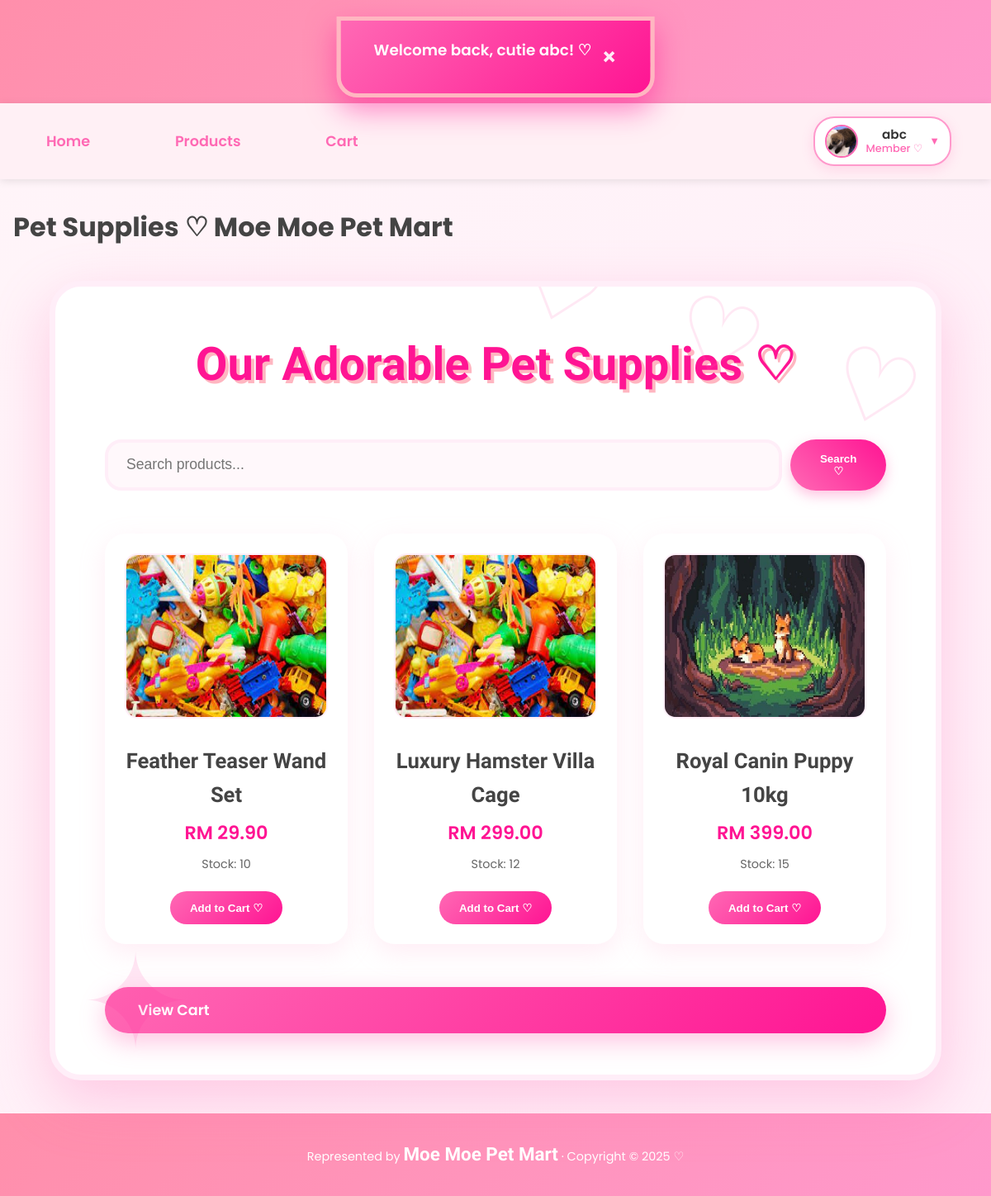
The page /member/products.php (signed in) on the database as committed earlier.
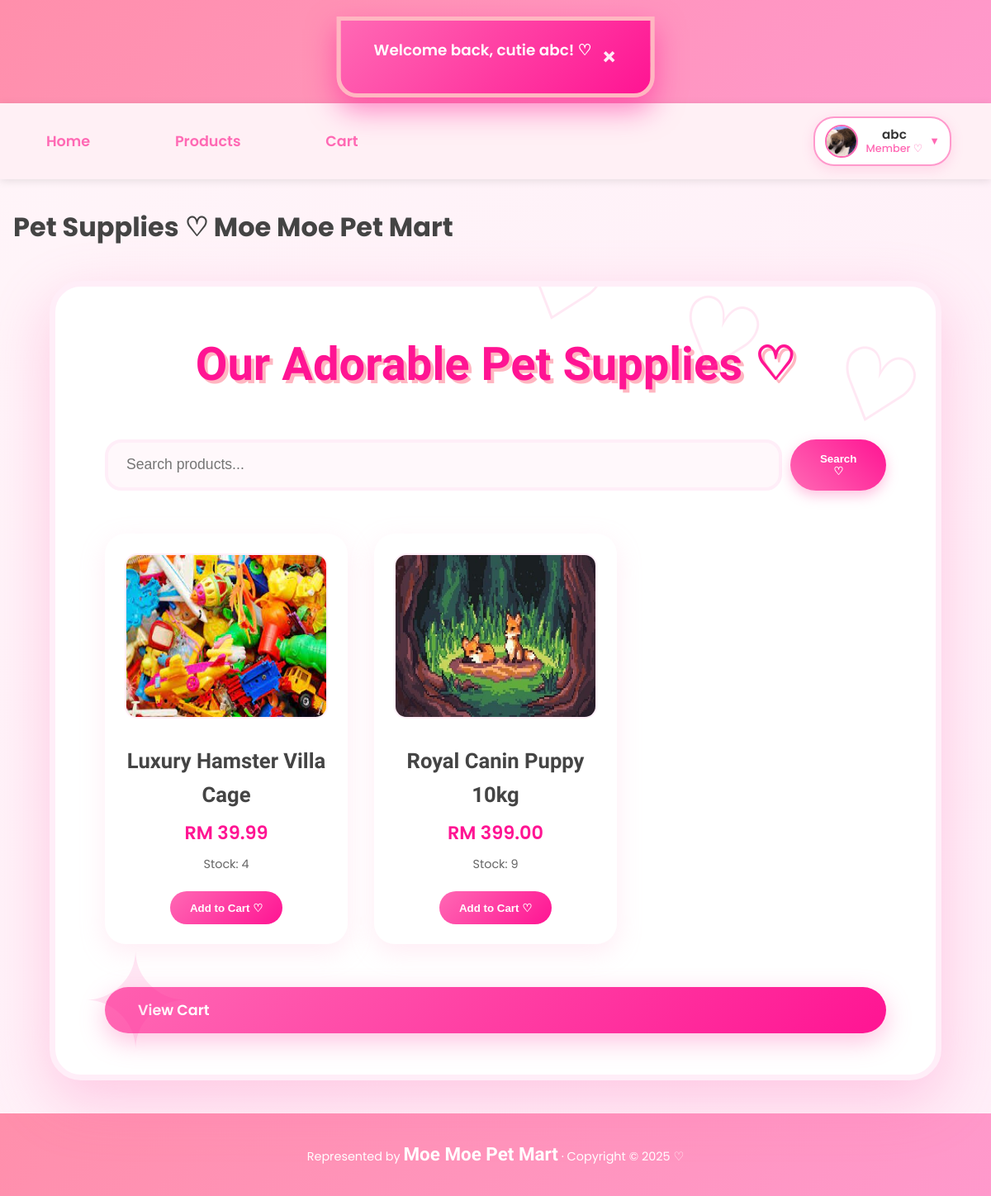
The same page on the database as committed later.
### tables this page shows
CREATE TABLE `users` (
  `id` int(11) NOT NULL,
  `username` varchar(50) NOT NULL,
  `email` varchar(100) NOT NULL,
  `phone` varchar(20) NOT NULL,
  `password` varchar(255) NOT NULL,
  `role` enum('member','admin') NOT NULL DEFAULT 'member',
  `created_at` datetime DEFAULT current_timestamp(),
  `profile_pic` varchar(255) DEFAULT NULL
);

CREATE TABLE `product` (
  `product_id` int(11) NOT NULL,
  `product_code` varchar(20) NOT NULL,
  `product_name` varchar(200) NOT NULL,
  `description` text DEFAULT NULL,
  `price` decimal(10,2) NOT NULL,
  `stock_quantity` int(11) DEFAULT 0,
  `category_id` int(11) NOT NULL,
  `is_active` tinyint(1) DEFAULT 1,
  `created_at` datetime DEFAULT current_timestamp(),
  `updated_at` datetime DEFAULT current_timestamp() ON UPDATE current_timestamp(),
  `photo_name` varchar(255) NOT NULL
);

### _base.php (called while the page is built, shortened)
<?php
function get($key, $value = null) {
    $value = $_GET[$key] ?? $value;
    return is_array($value) ? array_map('trim', $value) : trim($value);
}
function temp($key, $value = null) {
    if ($value !== null) {
        $_SESSION["temp_$key"] = $value;
    }
    else {
        $value = $_SESSION["temp_$key"] ?? null;
        return $value;
    }
}
function is_login() {
    return isset($_SESSION['user']) && !empty($_SESSION['user']);
}
function username() {
    return $_SESSION['user'] ?? null;
}
function user_role() {
    return $_SESSION['role'] ?? null;
}
function current_user() {
    global $_db;
    $stm = $_db->prepare("SELECT * FROM users WHERE username = ?");
    $stm->execute([username()]);
    return $stm->fetch();
}
function encode($value) {
    return htmlentities($value);
}

### member/products.php (the view, shortened to what this page needs)
<?php
require '../_base.php';
$_title = 'Pet Supplies ♡ Moe Moe Pet Mart';
$search = trim(get('search', ''));
$sql = "SELECT p.*, c.category_name
        FROM product p
        JOIN category c ON p.category_id = c.category_id
        WHERE p.is_active = 1";
$sql .= " ORDER BY p.product_name";
$stm = $_db->prepare($sql);
$params = $search !== '' ? [':search' => "%$search%"] : [];
$stm->execute($params);
$products = $stm->fetchAll();
include '../_head.php';
?>
<div class="container">
    <h2>Our Adorable Pet Supplies ♡</h2>
    <form method="get" class="search-form">
        <input type="text" name="search" placeholder="Search products..." value="<?= encode($search) ?>">
        <button type="submit">Search ♡</button>
    </form>
    <div class="product-grid">
        <?php if (empty($products)): ?>
            <p>No products found~ Try another search! ♡</p>
        <?php else: ?>
            <?php foreach ($products as $p): ?>
                <div class="product-card">
                    <?php if ($p->photo_name): ?>
                        <img src="/admin/uploads/products/<?= encode($p->photo_name) ?>" alt="<?= encode($p->product_name) ?>">
                    <?php endif; ?>
                    <a href="product_detail.php?id=<?= $p->product_id ?>">
                        <h3><?= encode($p->product_name) ?></h3>
                        <p class="price">RM <?= number_format($p->price, 2) ?></p>
                        <p>Stock: <?= $p->stock_quantity ?></p>
                    </a>
                    <?php if ($p->stock_quantity > 0): ?>
                        <button class="add-to-cart" data-id="<?= $p->product_id ?>" data-name="<?= encode($p->product_name) ?>" data-price="<?= $p->price ?>">
                            Add to Cart ♡
                        </button>
                    <?php else: ?>
                        <p>Out of Stock~</p>
                    <?php endif; ?>
                </div>
            <?php endforeach; ?>
        <?php endif; ?>
    </div>
    <?php
    $cart_items = 0;
        if (isset($_SESSION['cart']) && is_array($_SESSION['cart'])) {
        $cart_items = array_sum(array_column($_SESSION['cart'], 'qty'));
    }
    $cart_text = $cart_items > 0 ? "View Cart ($cart_items items)" : "View Cart";
    ?>
    <div class="cart-floating-btn">
        <a href="cart.php" class="moe-cart-btn">
            <span class="cart-text"><?= $cart_text ?></span>
        </a>
    </div>
</div>
<?php include '../_foot.php'; ?>

### _head.php (shortened to what this page needs)
<?php
    require_once '_base.php';
?>
<!DOCTYPE html>
<html lang="en">
<head>
    <link rel="stylesheet" href="/css/app.css">
    <link rel="stylesheet" href="https://unpkg.com/dropzone@5/dist/min/dropzone.min.css">
</head>
<body data-flash="<?= encode(temp('info')) ?>">
    <div id="moe-flash"></div>
    <header>
        <h1><a href="/">MoeMoepet Mart</a></h1>
    </header>
    <nav>
    <div class="nav-left">
    <a href="/">Home</a>
    <a href="/member/products.php">Products</a>
    <a href="/member/cart.php" class="cart-link">
        Cart
    </a>
    </div>
    <div class="nav-right">
        <?php if (is_login()):
            $user = current_user();
            $displayName = encode(username());
            $roleText    = user_role() === 'admin' ? 'Admin ♛' : 'Member ♡';
            $avatar = !empty($user->profile_pic) ? '/' . $user->profile_pic : '/images/default-avatar.png';
        ?>
            <div class="user-menu">
                <div class="user-info" tabindex="0">
                    <img src="<?= $avatar ?>" alt="<?= $displayName ?>" class="user-avatar">
                    <div class="user-details">
                        <div class="user-name"><?= $displayName ?></div>
                        <div class="user-role"><?= $roleText ?></div>
                    </div>
                    <span class="dropdown-arrow">▼</span>
                </div>
            </div>
        <?php else: ?>
            <a href="/login.php" class="btn-login">Login</a>
        <?php endif; ?>
    </div>
</nav>
    <main>
        <h1><?= $_title ?? 'Untitled' ?></h1>

### _foot.php
    </main>
    <footer>
        Represented by <b>Moe Moe Pet Mart</b> &middot;
        Copyright &copy; <?= date('Y') ?> ♡
    </footer>
</body>
</html>

Rows that differ between the two databases and show on the page:
removed product: photo_name (picture), product_name "Feather Teaser Wand Set", price "29.90", stock_quantity "10"
changed product "Luxury Hamster Villa Cage": price "299.00" → "39.99"; stock_quantity "12" → "4"
changed product "Royal Canin Puppy 10kg": stock_quantity "15" → "9"
